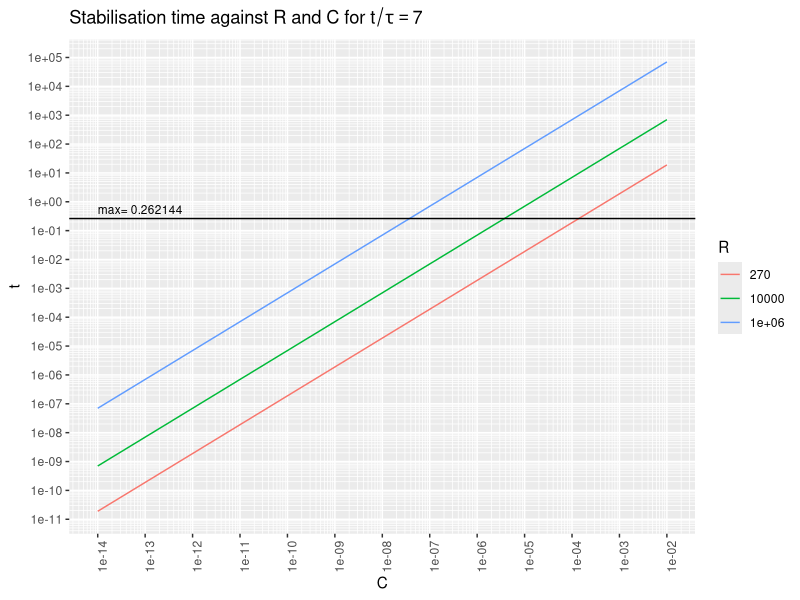
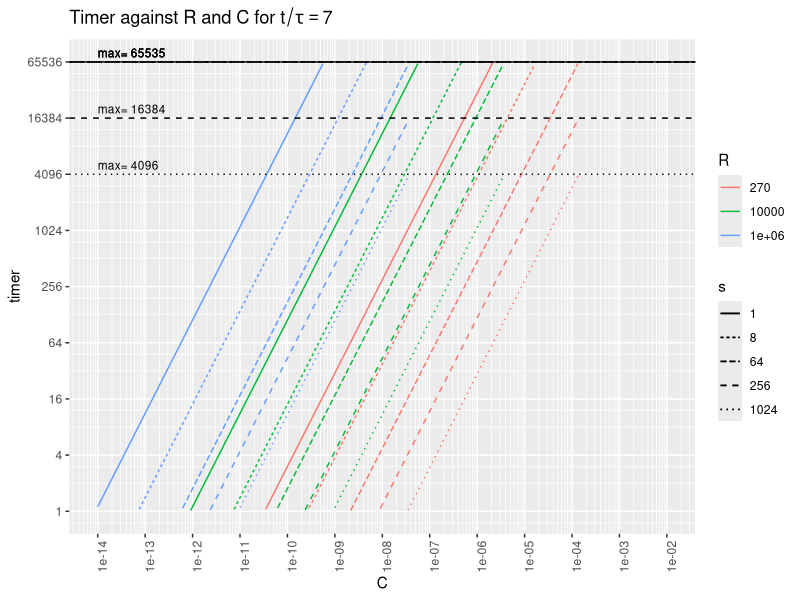

Generate these figures, in order, with R:
#!/usr/bin/R -q --vanilla -f
options(echo=F)

library(ggplot2)
library(scales)


# Variable setup ###########################################################

# taus = t/RC
# t = timer*s/f

R = t(c(270, 10e3, 1e6))    # all drive resistors
colnames(R) = R
taustable = 7               # taus to stabilization
taufall = -log(1.1/5)       # taus from 5V to 1.1V
taurise = -log(1-1.1/5)     # taus from 0V to 1.1V     
f = 16e6                    # timer frequency
s = matrix(2^c(0,3,6,8,10)) # all prescaler factors
rownames(s) = s

# To choose the various scales, either we want to choose a
# minimum timer resolution and then optimize for fastest time,
# or choose a maximum time and then optimize for highest resolution.
tmax = 0.262144 # allows for nice range endings at a timer of 0xFFFF
timermax = pmin(tmax*f/s, 2^16-1)

# Based on the max time and timer, max caps for each R and s
Cmax = (timermax*s/f/taustable) %*% (1/R)

# Based on a timer count of 1, min caps for each R and s
Cmin = (s/f/taurise) %*% (1/R)

# various capacitors over the full range
C = matrix(10^seq(-14, -2, by=1/24))
rownames(C) = C  # sprintf('%.2e', C)

# The stabilization time is two-dimensional, over C and R.
tm = taustable*C %*% R

# The stabilization timer value is three-dimensional, over C, R, and s.
timer = drop((f*tm) %o% (1/s))
tmrcompare = aperm(drop(replicate(length(C),
                                  replicate(length(R), timermax))),
                   c(3,2,1))
timer[timer>tmrcompare | timer<1] = NA

# To perform actual range selection:
# There is only one range selected for every C.
# For each C, select the R and s for which:
#   t < tmax
#   1 <= timer < 2^16
#   timer is maximal
# critical points are for each C where:
#   timer crosses 1 or 2^16
#   t crosses tmax
# 6 = t/RC = tim*s/RC/16MHz
# C = t/6R = tim*s/6R/16MHz
# Ccrit = tmax/6R = 2^16*s/6R/16MHz
crit = expand.grid(R=R,s=s)
Ccrit = with(crit, c(s/f/R, 2^16*s/f/R, tmax/R))/taustable
crit = expand.grid(R=R, s=s, C=Ccrit)
crit$t = with(crit, taustable*R*C)
crit$tmr = with(crit, t*f/s)
eps=1e-6
crit = crit[crit$tmr>=1-eps &
            crit$tmr<=2^16+eps &
            (crit$t<=tmax+eps | crit$R==R[1]),]
crit = crit[with(crit, order(-C, -tmr)),]
rownames(crit) = 1:(nrow(crit))
# We now need pairs of R&s: the first being either the extreme lowest C or the
# C where the previous range cut out; and the second being the maximum
# condition.
ranges = tail(crit, 1)
repeat {
   prev = tail(ranges, 1)
   # Find the furthest row with the same R and s
   edge = crit[which(crit$R==prev$R & crit$s==prev$s)[1],]
   ranges = rbind(ranges, edge)
   # Find the (different) row with the same C and the highest timer
   samec = crit[which(crit$C == edge$C &
                      crit$tmr < 2^16-eps &
                      (crit$t < tmax-eps | crit$R==R[1])),][1,]
   if (is.na(samec$R)) break
   ranges = rbind(ranges, samec)
}
rownames(ranges) = 1:(nrow(ranges))
print(ranges)


# Plot utilities ###########################################################

# Adapted from https://stackoverflow.com/questions/30179442
log_breaks = function(maj, radix=10) {
  function(x) {
    minx = floor(min(logb(x, radix), na.rm=T)) - 1
    maxx = ceiling(max(logb(x, radix), na.rm=T)) + 1
    n_major = maxx - minx + 1
    major_breaks = seq(minx, maxx, by=1)
    if (maj) {
      breaks = major_breaks
    } else {
      breaks = rep(logb(1:(radix-1), radix), times=n_major) +
               rep(major_breaks, each=radix-1)
    }
    radix^breaks
  }
}
# See https://github.com/tidyverse/ggplot2/blob/master/R/scale-continuous.r#L160
scale_x_log_eng = function(..., radix=10) {
  scale_x_continuous(..., trans=log_trans(radix),
                     breaks=log_breaks(T, radix),
                     minor_breaks=log_breaks(F, radix))
}
scale_y_log_eng = function(..., radix=10) {
  scale_y_continuous(..., trans=log_trans(radix),
                     breaks=log_breaks(T, radix),
                     minor_breaks=log_breaks(F, radix))
}


# Plotting #################################################################

tm_df = as.data.frame.table(tm)
colnames(tm_df) = c('C', 'R', 't')
tm_df$C = as.numeric(levels(tm_df$C))[tm_df$C]
ggplot(data=tm_df, aes(x=C, y=t)) +
   ggtitle(bquote(paste('Stabilisation time against R and C for ',
                        t/tau == .(taustable)))) +
   geom_line(aes(colour=R, group=R)) +
   geom_hline(aes(yintercept=tmax)) +
   geom_text(data=data.frame(), size=3,
      aes(x=1e-14, y=tmax, label=paste('max=', tmax),
          hjust='left', vjust=-0.5)) +
   scale_x_log_eng() + scale_y_log_eng() +
   theme(axis.text.x=element_text(angle=90))


tmr_df = as.data.frame.table(timer)
colnames(tmr_df) = c('C', 'R', 's', 'timer')
tmr_df$C = as.numeric(levels(tmr_df$C))[tmr_df$C]

maxdf = data.frame(timer=timermax, s=factor(s))
maxnames = data.frame(C=1e-14, s=factor(s), timer=timermax)

ggplot(data=tmr_df, aes(x=C, y=timer, linetype=s)) +
   ggtitle(bquote(paste('Timer against R and C for ',
                        t/tau == .(taustable)))) +
   geom_line(aes(colour=R, group=interaction(R,s))) +
   geom_hline(data=maxdf, aes(yintercept=timer, linetype=s, group=s)) +
   geom_text(data=maxnames, size=3,
      aes(label=paste('max=',timer), hjust='left', vjust=-0.5, group=s)) +
   scale_x_log_eng() +
   scale_y_log_eng(radix=4, limits=2^c(0,16)) +
   theme(axis.text.x=element_text(angle=90))
